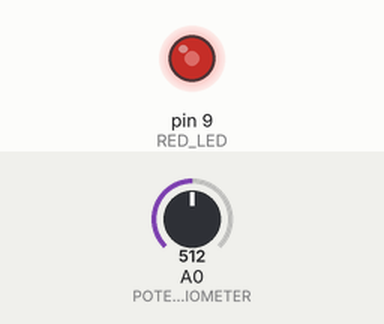
This sketch was run on a simulated Arduino Uno, built with avr-gcc and run on an emulated ATmega328P. Shown: output pins drawn as LEDs (lit = HIGH). Inputs (shaded band) come from the test bench; at power-on: A0 (POTENTIOMETER) = 512. What the sketch prints to the serial monitor is not drawn.

Above: at 1.2 s.
1.3 s: A0 (POTENTIOMETER) set to 716
At 1.6 s:
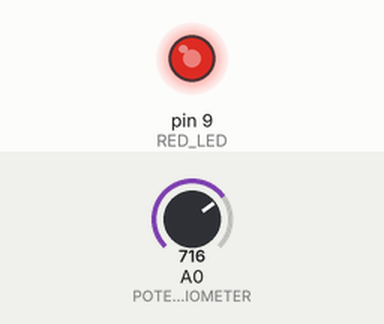
2.8 s: A0 (POTENTIOMETER) set to 900
At 3.9 s:
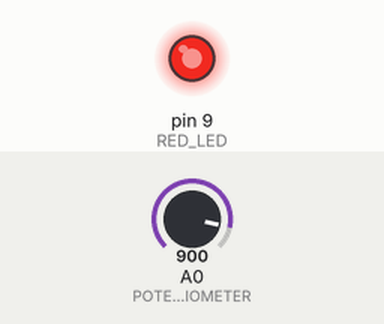
4.3 s: A0 (POTENTIOMETER) set to 122
At 5.1 s:
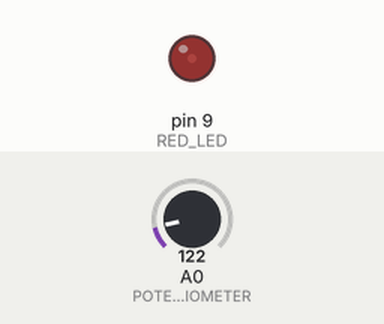
5.8 s: A0 (POTENTIOMETER) set to 0
At 6.2 s:
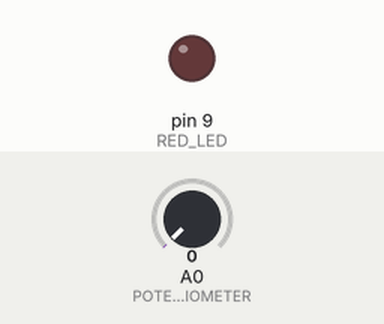
7.3 s: A0 (POTENTIOMETER) set to 511
At 8.5 s:
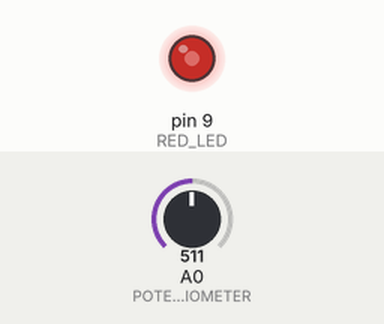
Timing chart, 0 to 9.8 s (numbered marks = the images above; inputs shaded):
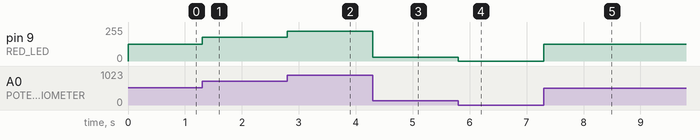

Measured:
- after the input at 1.3 s, pin 9 (RED_LED): 127/255 → 178/255 at once
- after the input at 2.8 s, pin 9 (RED_LED): 178/255 → 224/255 at once
- after the input at 4.3 s, pin 9 (RED_LED): 224/255 → 30/255 at once
- after the input at 5.8 s, pin 9 (RED_LED): 30/255 → 0/255 at once
- after the input at 7.3 s, pin 9 (RED_LED): 0/255 → 127/255 at once

The sketch:

07-3_VR_PWM_LED.ino
```cpp
#define RED_LED 9
#define POTENTIOMETER A0
void setup() {
  Serial.begin(115200);
  pinMode(RED_LED, OUTPUT);
}

void loop() {
  int value;

  value = analogRead(POTENTIOMETER);
  Serial.println(value);
  analogWrite(RED_LED, map(value, 0, 1023, 0, 255));
}
```
